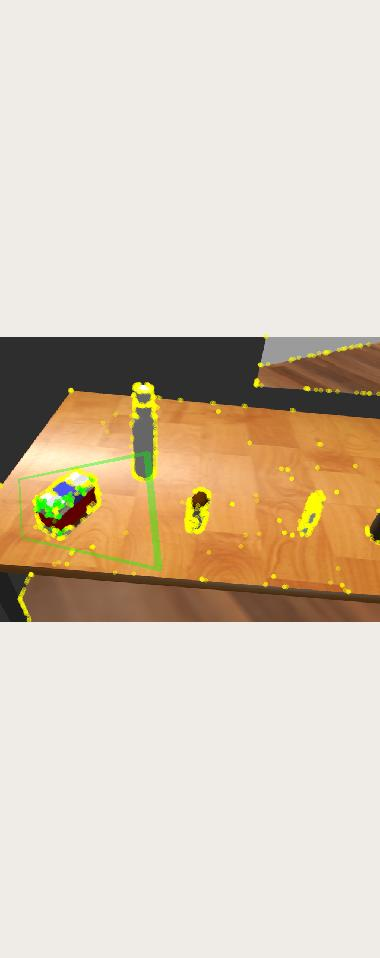
#> input picture sahayak_bot/my_object_recognition_pkg/saved_pictures/screenshots/210216170529086.jpg, 380 x 958 px, found by its file name
$ python abc.py   (Python 2 division)
#> lines starting #> are read from the running program, lines starting #| are printed output that depends on the picture; after the words box and inside, x2 and y2 are one past the last pixel; in counts of white or black regions, pixels touching at a corner belong together
import numpy as np
import argparse
import cv2

image = cv2.imread("/home/neehit/catkin_ws/src/sahayak_bot/my_object_recognition_pkg/saved_pictures/screenshots/210216170529086.jpg")
#> image is the input picture: shape (958, 380, 3); mean B, G, R 183, 202.1, 216.2
boundaries = [
	([17, 15, 100], [50, 56, 200]),
	([86, 31, 4], [220, 88, 50]),
	([25, 146, 190], [62, 174, 250]),
	([103, 86, 65], [145, 133, 128])
]
for (lower, upper) in boundaries:
	lower = np.array(lower, dtype = "uint8")
	upper = np.array(upper, dtype = "uint8")
	if cv2.inRange(image, lower, upper).any():
    	    image = cv2.putText(image, 'OpenCV', (50, 50) ,cv2.FONT_HERSHEY_SIMPLEX ,1,(17, 15, 100),2, cv2.LINE_AA)
	# show the images
    cv2.imshow("images",image)
    cv2.waitKey(0)
#> this loop made 4 passes
#> pass 1, `image = cv2.putText(image, 'OpenCV', (50, 50) ,cv2.FONT_HERSHEY_SIMPLE..`:
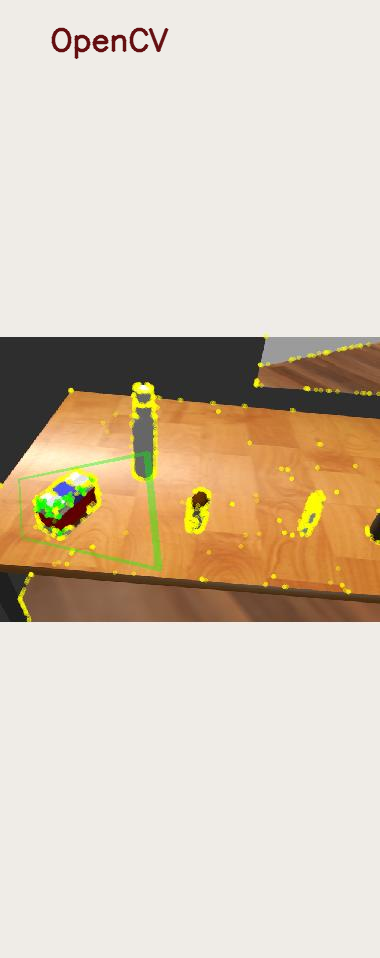
#> image: shape (958, 380, 3); 0.4% of pixels changed, all inside (x1, y1, x2, y2) = (51, 27, 169, 60)
#> pass 2, `image = cv2.putText(image, 'OpenCV', (50, 50) ,cv2.FONT_HERSHEY_SIMPLE..`:
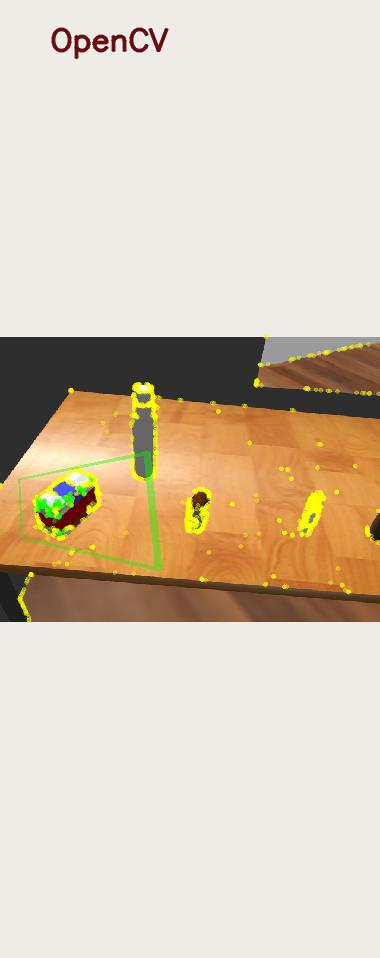
#> image: shape (958, 380, 3); 0.2% of pixels changed, all inside (x1, y1, x2, y2) = (51, 27, 169, 60)
#> after the loop: image: shape (958, 380, 3); mean B, G, R 182.3, 201.3, 215.7

$ run again, with sahayak_bot/my_object_recognition_pkg/saved_pictures/screenshots/210216165848233.jpg copied over sahayak_bot/my_object_recognition_pkg/saved_pictures/screenshots/210216170529086.jpg
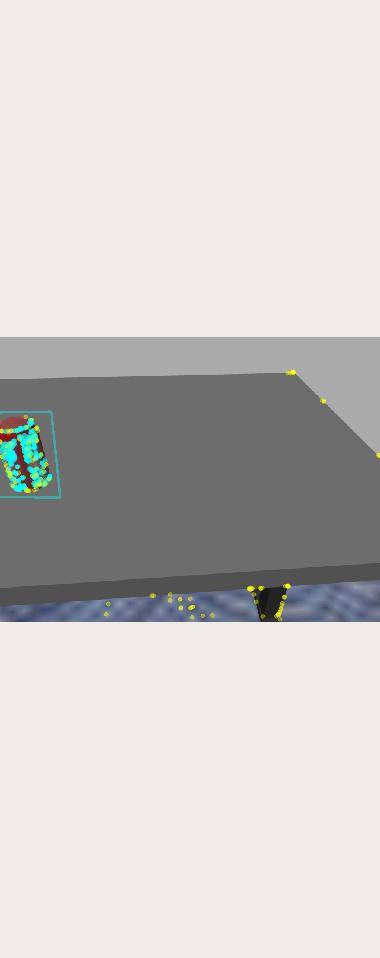
#> input picture sahayak_bot/my_object_recognition_pkg/saved_pictures/screenshots/210216165848233.jpg, 380 x 958 px, found by its file name
#> image is the input picture: shape (958, 380, 3); mean B, G, R 198, 201.3, 202.3
#> the loop `for (lower, upper) in boundaries:` made 4 passes
#> pass 1, `image = cv2.putText(image, 'OpenCV', (50, 50) ,cv2.FONT_HERSHEY_SIMPLE..`:
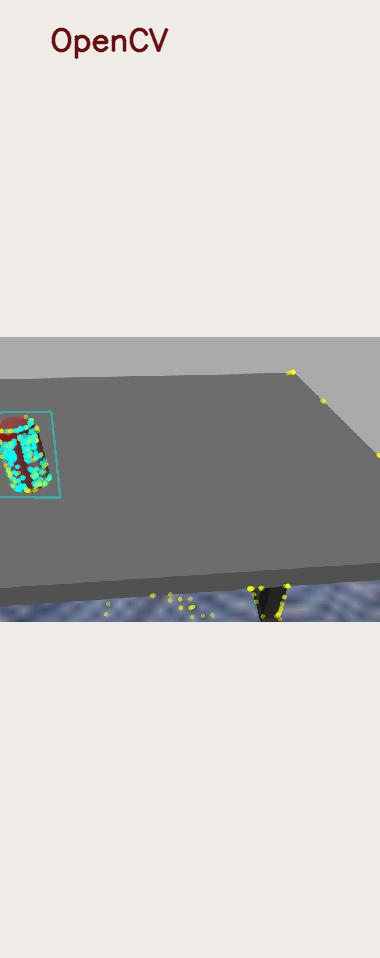
#> image: shape (958, 380, 3); 0.4% of pixels changed, all inside (x1, y1, x2, y2) = (51, 27, 169, 60)
#> pass 2, `image = cv2.putText(image, 'OpenCV', (50, 50) ,cv2.FONT_HERSHEY_SIMPLE..`:
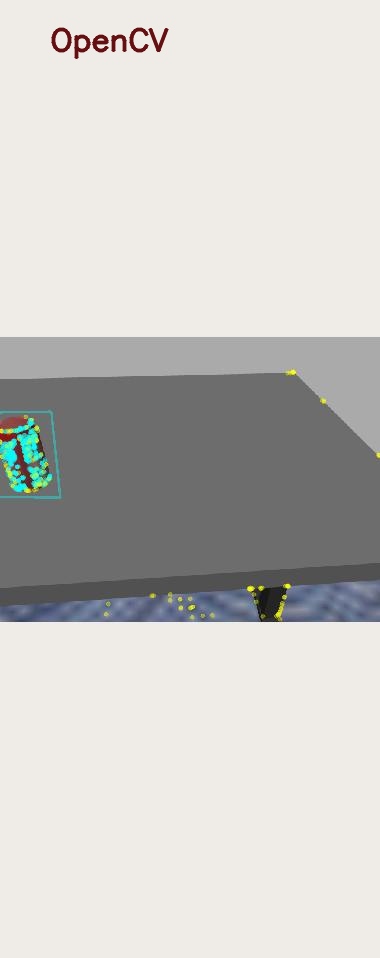
#> image: shape (958, 380, 3); 0.2% of pixels changed, all inside (x1, y1, x2, y2) = (51, 27, 169, 60)

$ run again, with sahayak_bot/my_object_recognition_pkg/saved_pictures/screenshots/210216170112853.jpg copied over sahayak_bot/my_object_recognition_pkg/saved_pictures/screenshots/210216170529086.jpg
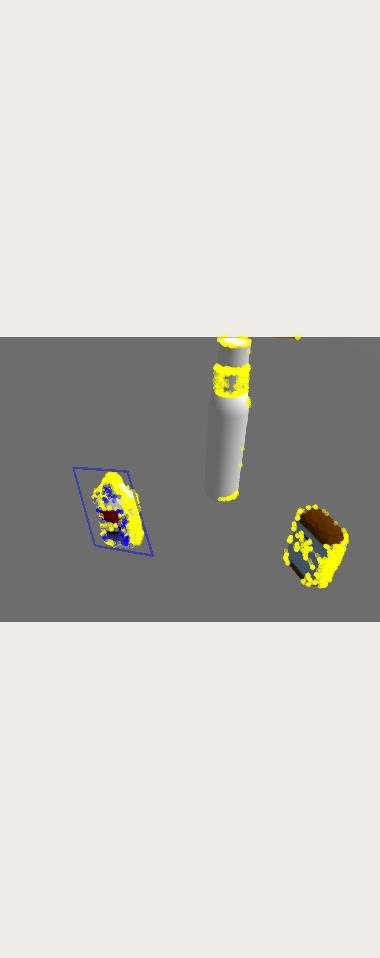
#> input picture sahayak_bot/my_object_recognition_pkg/saved_pictures/screenshots/210216170112853.jpg, 380 x 958 px, found by its file name
#> image is the input picture: shape (958, 380, 3); mean B, G, R 193.8, 199.8, 202
#> the loop `for (lower, upper) in boundaries:` made 4 passes
#> pass 1, `image = cv2.putText(image, 'OpenCV', (50, 50) ,cv2.FONT_HERSHEY_SIMPLE..`:
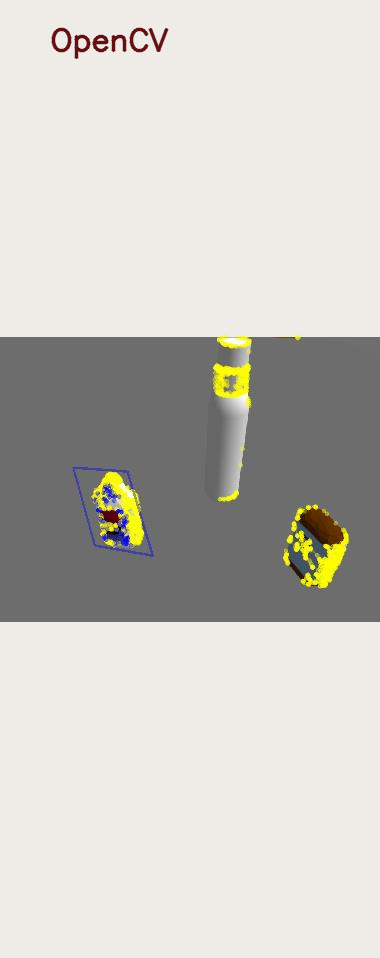
#> image: shape (958, 380, 3); 0.4% of pixels changed, all inside (x1, y1, x2, y2) = (51, 27, 169, 60)
#> pass 2, `image = cv2.putText(image, 'OpenCV', (50, 50) ,cv2.FONT_HERSHEY_SIMPLE..`:
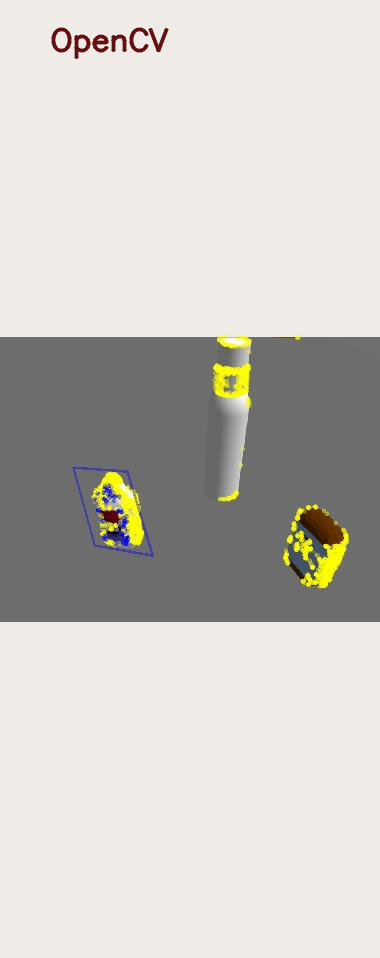
#> image: shape (958, 380, 3); 0.2% of pixels changed, all inside (x1, y1, x2, y2) = (51, 27, 169, 60)
